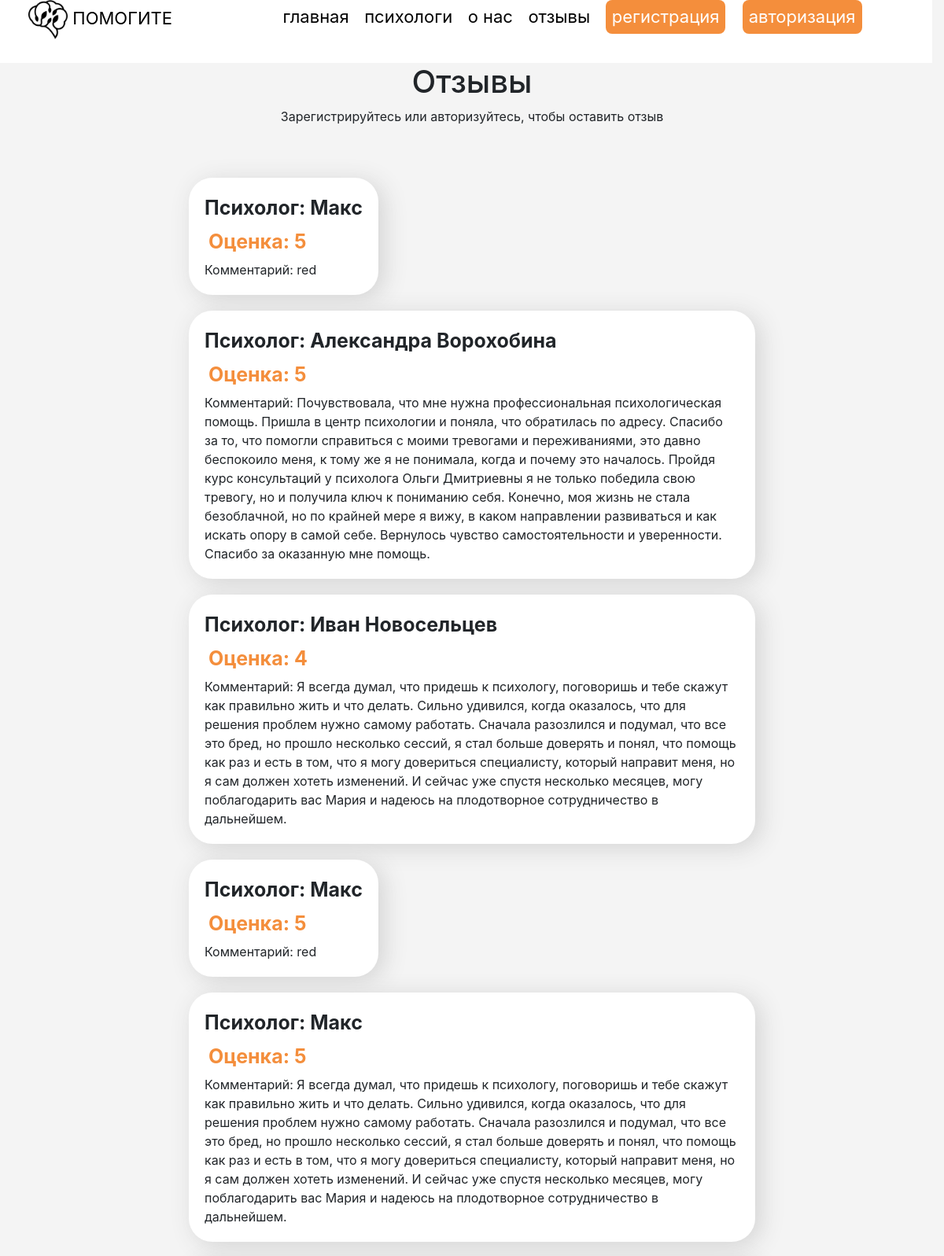
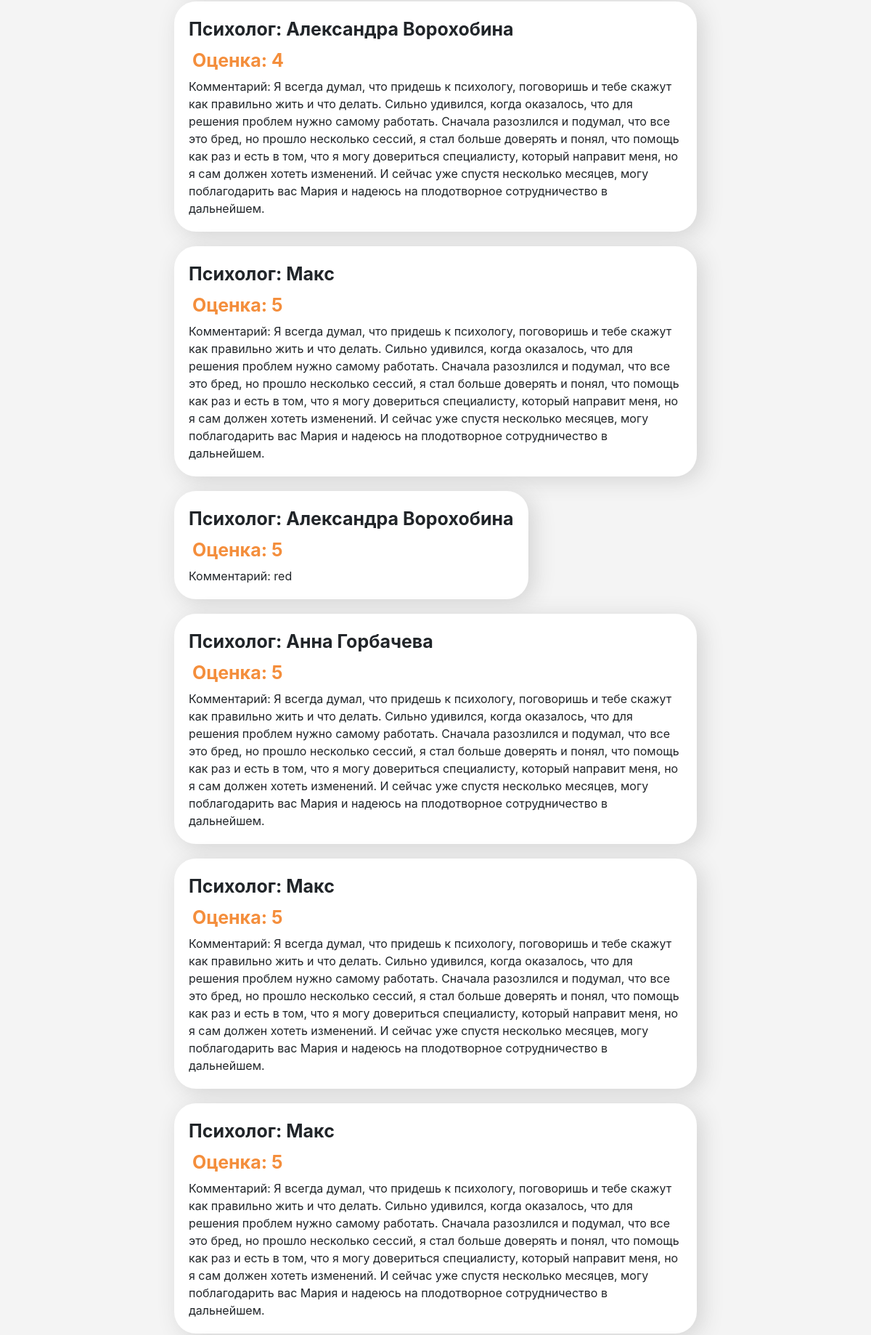
Page /remarkspage.php (upper part) on the committed database (2 pictures, top to bottom).
### tables this page shows
CREATE TABLE `remarks` (
  `id` int(11) NOT NULL,
  `namepsy` text NOT NULL,
  `mark` int(11) NOT NULL,
  `text` text NOT NULL
);

### lib/Remarks.php (called while the page is built, shortened)
<?php
class Remarks
{
    public function __construct()
    {
        $this->remarkItems = $this->getRemarks();
    }
    private function getRemarks()
    {
        $remarkItems = [];
        $result = Database::$db->query('SELECT * FROM remarks');
        while ($row = $result->fetch_assoc()) {
            $remarkItems[$row['id']] = $row;
        }
        return $remarkItems;
    }
}

### remarkspage.php (the view, shortened to what this page needs)
<!doctype html>
<html lang="en">
<head>
</head>
<body>
<?php
include('header.php')
?>
<div class="background2">
<div class="page3">
        <h1>Отзывы</h1>
        <?php if (!isset($_SESSION['user_info'])) { ?>
            <p>Зарегистрируйтесь или авторизуйтесь, чтобы оставить отзыв</p>
        <?php } else { ?>
            <div class="btn4">
    <button type="submit" class="btn btn-success btn-lg" data-toggle="modal" data-target="#myModal1" >Оставить отзыв</button>
    </div>
    <?php } ?>
</div>
<?php $remarks = new Remarks(); ?>
<div class="usersremark row">
    <?php foreach ($remarks->remarkItems as $remark) { ?>
        <div class="remarksinfo">
            <div class="name">Психолог: <?=$remark['namepsy']?></div>
            <div class="mark">Оценка: <?=$remark['mark']?></div>
            <div class="text_remark">Комментарий: <?=$remark['text']?></div>
        </div>
    <?php } ?>
</div>
</div>
</body>
</html>

### header.php (shortened to what this page needs)
<!doctype html>
<html lang="en">
<head>
    <link rel="stylesheet" href="css/bootstrap.min.css">
    <link rel="stylesheet" type="text/css" href="css/styleproject.css">
    <link href="https://cdnjs.cloudflare.com/ajax/libs/OwlCarousel2/2.3.4/assets/owl.carousel.min.css" rel="stylesheet">
</head>
<body>
<div class=" row links">
    <div class=" log col-3">
        <a href="index.php">
            <img src="img/logo.jpg">
           ПОМОГИТЕ
        </a>
    </div>
    <div class="col-9">
        <a href="index.php">главная</a>
        <a href="people.php">психологи</a>
        <a href="about.php">о нас</a>
        <a href="remarkspage.php">отзывы</a>
        <?php if (!isset($_SESSION['user_info'])) { ?>
        <a href="index.php #reg">
            <button class="btn1 btn-success">регистрация</button>
        </a>
        <a>
            <button data-toggle="modal" data-target="#myModal" class="btn1 btn-success">авторизация</button>
        </a>
        <?php } else { ?>
            <a href="#" onclick="javascript:unauthorize()">
                <span>выйти</span>
            </a>
        <?php } ?>
    </div>
</div>
</body>
</html>

### css/styleproject.css (style rules this page uses)
.log img { width: 50px; }
.links a { color: black; text-decoration: none; font-size: 22px; text-align: center; padding-right: 15px; }
body { overflow-x: hidden; }
.links { height: 10vh; text-align: center; padding-bottom: 20px; background-color: white; z-index: 1; position: fixed; width: 100vw; }
.page3 { padding-top: 10vh; text-align: center; }
.btn1 { border-radius: 8px; background-color: #F48E3C; border: none; padding: 5px 8px; }
.usersremark { padding-top: 50px; max-width: 60vw; margin: auto; }
.psys, .remarksinfo, .regform { background-color: white; margin-bottom: 20px; padding: 20px 20px 20px 20px; border-radius: 30px; box-shadow: 7px 5px 30px lightgray; }
.background, .background2, .backgroundindex { background-color: #F4F4F4; }
.name { font-weight: bold; font-size: 25px; }
.mark { background-color: white; font-weight: bold; color: #F48E3C; font-size: 25px; }

### rows in the picture
remarks: namepsy "Макс", mark "5", text "red"
remarks: namepsy "Александра Ворохобина", mark "5", text "Почувствовала, что мне нужна профессиональная психологическая помощь. Пришла в центр психологии и поняла, что обратилась по адресу. Спасибо за то, что помогли справиться с моими тревогами и переживаниями, это давно беспокоило меня, к тому же я не понимала, когда и почему это началось. Пройдя курс консультаций у психолога Ольги Дмитриевны я не только победила свою тревогу, но и получила ключ к пониманию себя. Конечно, моя жизнь не стала безоблачной, но по крайней мере я вижу, в каком направлении развиваться и как искать опору в самой себе. Вернулось чувство самостоятельности и уверенности. Спасибо за оказанную мне помощь."
remarks: namepsy "Иван Новосельцев", mark "4", text "Я всегда думал, что придешь к психологу, поговоришь и тебе скажут как правильно жить и что делать. Сильно удивился, когда оказалось, что для решения проблем нужно самому работать. Сначала разозлился и подумал, что все это бред, но прошло несколько сессий, я стал больше доверять и понял, что помощь как раз и есть в том, что я могу довериться специалисту, который направит меня, но я сам должен хотеть изменений. И сейчас уже спустя несколько месяцев, могу поблагодарить вас Мария и надеюсь на плодотворное сотрудничество в дальнейшем."
remarks: namepsy "Макс", mark "5", text "red"
remarks: namepsy "Макс", mark "5", text "Я всегда думал, что придешь к психологу, поговоришь и тебе скажут как правильно жить и что делать. Сильно удивился, когда оказалось, что для решения проблем нужно самому работать. Сначала разозлился и подумал, что все это бред, но прошло несколько сессий, я стал больше доверять и понял, что помощь как раз и есть в том, что я могу довериться специалисту, который направит меня, но я сам должен хотеть изменений. И сейчас уже спустя несколько месяцев, могу поблагодарить вас Мария и надеюсь на плодотворное сотрудничество в дальнейшем."
remarks: namepsy "Александра Ворохобина", mark "4", text "Я всегда думал, что придешь к психологу, поговоришь и тебе скажут как правильно жить и что делать. Сильно удивился, когда оказалось, что для решения проблем нужно самому работать. Сначала разозлился и подумал, что все это бред, но прошло несколько сессий, я стал больше доверять и понял, что помощь как раз и есть в том, что я могу довериться специалисту, который направит меня, но я сам должен хотеть изменений. И сейчас уже спустя несколько месяцев, могу поблагодарить вас Мария и надеюсь на плодотворное сотрудничество в дальнейшем."
remarks: namepsy "Макс", mark "5", text "Я всегда думал, что придешь к психологу, поговоришь и тебе скажут как правильно жить и что делать. Сильно удивился, когда оказалось, что для решения проблем нужно самому работать. Сначала разозлился и подумал, что все это бред, но прошло несколько сессий, я стал больше доверять и понял, что помощь как раз и есть в том, что я могу довериться специалисту, который направит меня, но я сам должен хотеть изменений. И сейчас уже спустя несколько месяцев, могу поблагодарить вас Мария и надеюсь на плодотворное сотрудничество в дальнейшем."
remarks: namepsy "Александра Ворохобина", mark "5", text "red"
remarks: namepsy "Анна Горбачева", mark "5", text "Я всегда думал, что придешь к психологу, поговоришь и тебе скажут как правильно жить и что делать. Сильно удивился, когда оказалось, что для решения проблем нужно самому работать. Сначала разозлился и подумал, что все это бред, но прошло несколько сессий, я стал больше доверять и понял, что помощь как раз и есть в том, что я могу довериться специалисту, который направит меня, но я сам должен хотеть изменений. И сейчас уже спустя несколько месяцев, могу поблагодарить вас Мария и надеюсь на плодотворное сотрудничество в дальнейшем."
remarks: namepsy "Макс", mark "5", text "Я всегда думал, что придешь к психологу, поговоришь и тебе скажут как правильно жить и что делать. Сильно удивился, когда оказалось, что для решения проблем нужно самому работать. Сначала разозлился и подумал, что все это бред, но прошло несколько сессий, я стал больше доверять и понял, что помощь как раз и есть в том, что я могу довериться специалисту, который направит меня, но я сам должен хотеть изменений. И сейчас уже спустя несколько месяцев, могу поблагодарить вас Мария и надеюсь на плодотворное сотрудничество в дальнейшем."
remarks: namepsy "Макс", mark "5", text "Я всегда думал, что придешь к психологу, поговоришь и тебе скажут как правильно жить и что делать. Сильно удивился, когда оказалось, что для решения проблем нужно самому работать. Сначала разозлился и подумал, что все это бред, но прошло несколько сессий, я стал больше доверять и понял, что помощь как раз и есть в том, что я могу довериться специалисту, который направит меня, но я сам должен хотеть изменений. И сейчас уже спустя несколько месяцев, могу поблагодарить вас Мария и надеюсь на плодотворное сотрудничество в дальнейшем."
